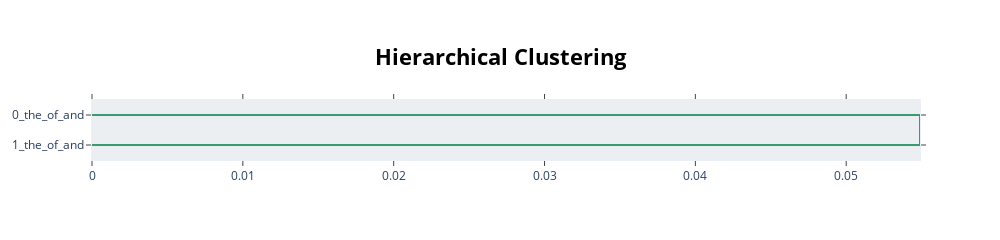

The cell this chart's notebook holds for it:
### Code cell
topic_model.visualize_ma

### Figure 1 — Plotly figure (JSON) as saved in the notebook; plotly's stock layout.template omitted (floating-point values rounded to 4 significant figures)
{"data": [{"hoverinfo": "text", "marker": {"color": "rgb(61,153,112)"}, "mode": "lines", "type": "scatter", "x": [0.0, 0.05489, 0.05489, 0.0], "xaxis": "x", "y": [-5.0, -5.0, -15.0, -15.0], "yaxis": "y"}], "layout": {"autosize": false, "height": 230, "hoverlabel": {"bgcolor": "white", "font": {"family": "Rockwell", "size": 16}}, "hovermode": "closest", "plot_bgcolor": "#ECEFF1", "showlegend": false, "title": {"font": {"color": "Black", "size": 22}, "text": "<b>Hierarchical Clustering</b>", "x": 0.5, "xanchor": "center", "yanchor": "top"}, "width": 1000, "xaxis": {"mirror": "allticks", "rangemode": "tozero", "showgrid": false, "showline": true, "showticklabels": true, "ticks": "outside", "type": "linear", "zeroline": false}, "yaxis": {"mirror": "allticks", "range": [-20, 0], "rangemode": "tozero", "showgrid": false, "showline": true, "showticklabels": true, "tickmode": "array", "ticks": "outside", "ticktext": ["0_the_of_and", "1_the_of_and"], "tickvals": [-5, -15], "type": "linear", "zeroline": false}}}
